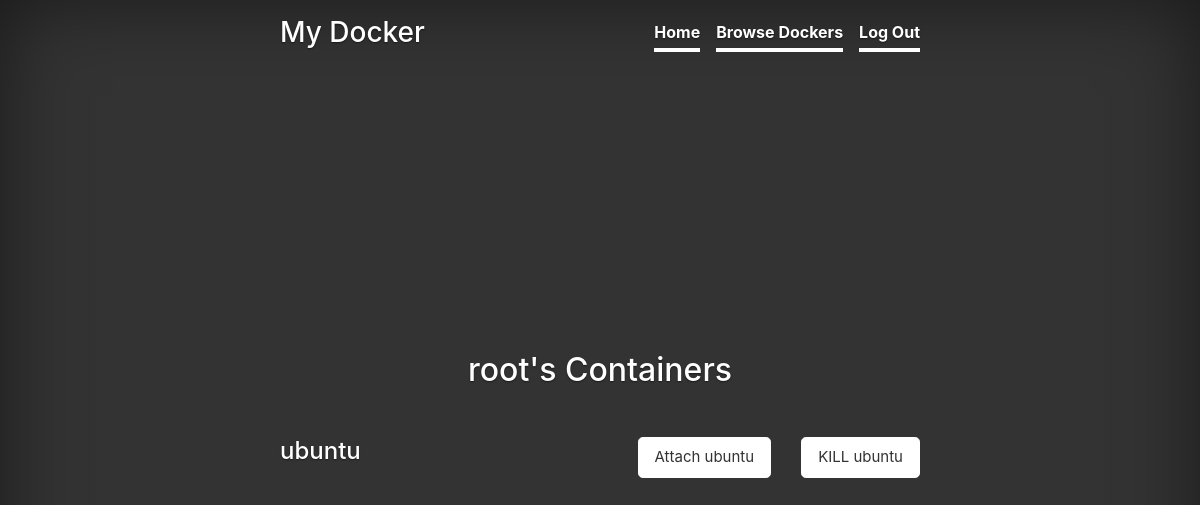
The page / (signed in) on the database as committed earlier.
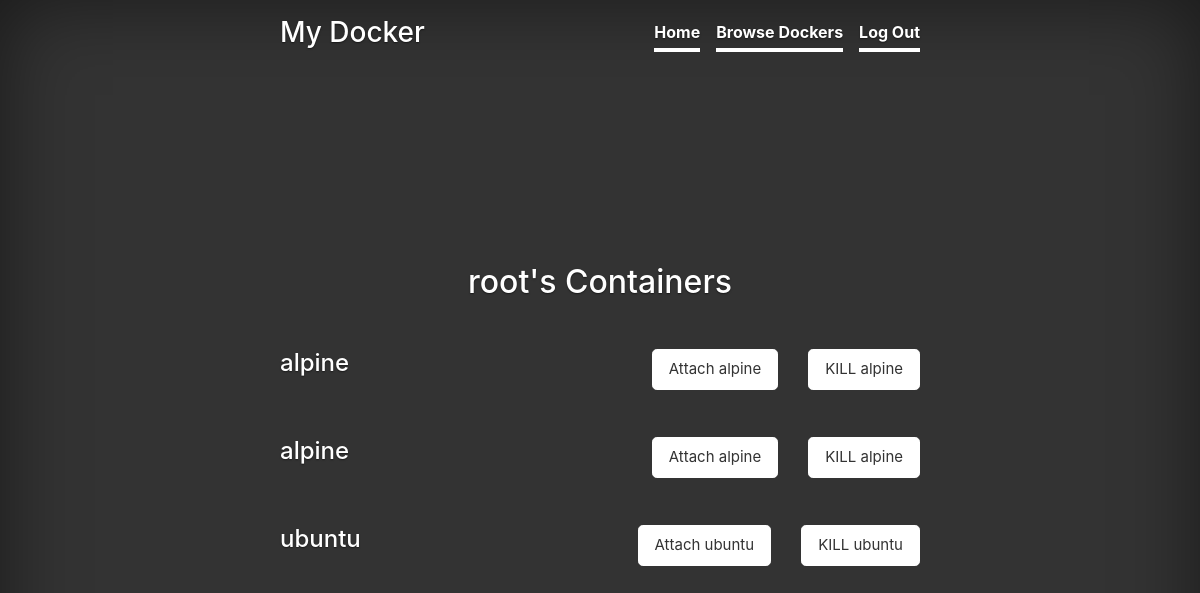
The same page on the database as committed later.
### users/models.py (models this page shows, shortened)
class Machines(models.Model):
	user = models.ForeignKey(User, on_delete=models.CASCADE,related_name="machine")
	instance_id = models.TextField()
	instance_name = models.TextField()

### users/views.py (the view)
# urls.py: 2. Add a URL to urlpatterns:  path('', views.home, name='home')
def home(request):
    if request.user.is_authenticated:
        username = request.user.username
        u = User.objects.get(username=username)
        user_machines = u.machine.all().values()
        return render(request, 'home.html',{'machine':user_machines})
    else:
        return render(request, 'home.html')

### templates/home.html (shortened to what this page needs)
{% extends 'base.html' %}
{% block content %}
        {% if user.is_authenticated %}
        <p> <br></p>
        <h2>{{ user}}'s Containers</h2>
		<p> <br></p>
        {% for item in machine %}
        <div class=".myDiv">
		<h4 style="float: left">{{ item.instance_name}} </h4>
	  <a href="/kill/?id={{item.instance_id}}" class="btn btn-lg btn-secondary" style="float:right; font-size: 15px;  margin-left: 30px"> KILL {{item.instance_name }}</a>
	  <a href="/console/?id={{item.instance_id}}" class="btn btn-lg btn-secondary" style="float:right; font-size: 15px;"> Attach {{item.instance_name }}</a>
		<p> <br><br></p>
		</div>
        {% endfor %}
        {% else %}
        <h1 class="">Launch Your Docker Instance.</h1>
        {% endif %}
    {% endblock %}

### templates/base.html (shortened to what this page needs)
<!doctype html>
<html lang="en">
  <head>
    <link href="/static/css/bootstrap.min.css" rel="stylesheet">
    <link href="/static/css/cover.css" rel="stylesheet">
  </head>
  <body class="text-center">
    <div class="cover-container d-flex w-100 h-100 p-3 mx-auto flex-column">
  <header class="masthead mb-auto">
    <div class="inner">
      <h3 class="masthead-brand">My Docker</h3>
      <nav class="nav nav-masthead justify-content-center">
        <a class="nav-link active" href="/">Home</a>
        {% if user.is_authenticated %}
        <a class="nav-link active" href="{% url 'browse' %}">Browse Dockers</a>
        <a class="nav-link active" href="{% url 'logout' %}">Log Out</a>
        {% else %}
        <a class="nav-link active" href="{% url 'login' %}">Login</a>
        <a class="nav-link active" href="{% url 'signup' %}">Sign up</a>
        {% endif %}
      </nav>
    </div>
  </header>
    {% block content %}
    {% endblock %}
</div>
</body>
</html>

### templates/assets/css/cover.css (style rules this page uses)
a, a:focus, a:hover { color: #fff; }
.btn-secondary, .btn-secondary:hover, .btn-secondary:focus { color: #333; text-shadow: none; background-color: #fff; border: .05rem solid #fff; }
html, body { height: 100%; background-color: #333; }
body { display: -ms-flexbox; display: flex; color: #fff; text-shadow: 0 .05rem .1rem rgba(0, 0, 0, .5); box-shadow: inset 0 0 5rem rgba(0, 0, 0, .5); }
.cover-container { max-width: 42em; }
.masthead { margin-bottom: 2rem; }
.masthead-brand { margin-bottom: 0; }
.nav-masthead .nav-link { padding: .25rem 0; font-weight: 700; color: rgba(255, 255, 255, .5); background-color: transparent; border-bottom: .25rem solid transparent; }
.nav-masthead .nav-link + .nav-link { margin-left: 1rem; }
.nav-masthead .active { color: #fff; border-bottom-color: #fff; }
@media (min-width: 48em) { .masthead-brand { float: left; } }
@media (min-width: 48em) { .nav-masthead { float: right; } }

Rows that differ between the two databases and show on the page:
added Machines: instance_name "alpine"
added Machines: instance_name "alpine"
